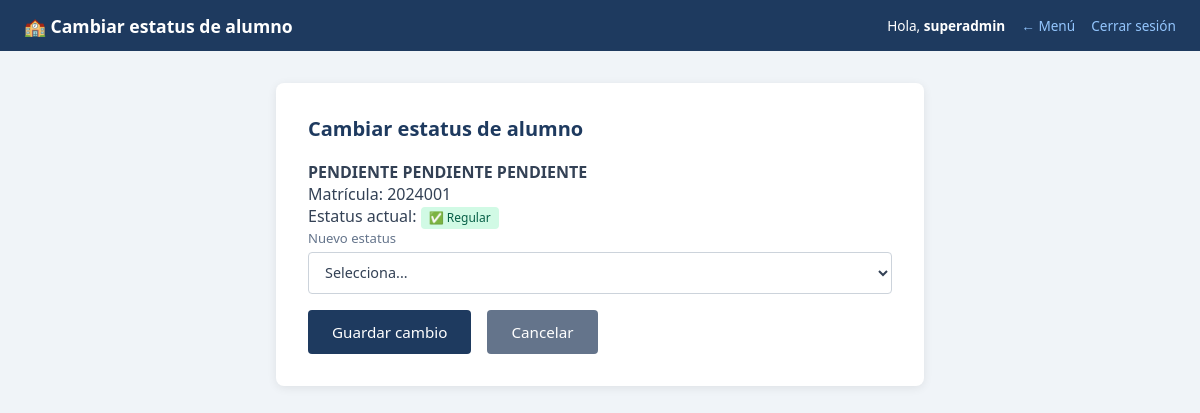
The app's page /superadmin/cambiar_estatus_alumno.php?id=6 (signed in), older data.
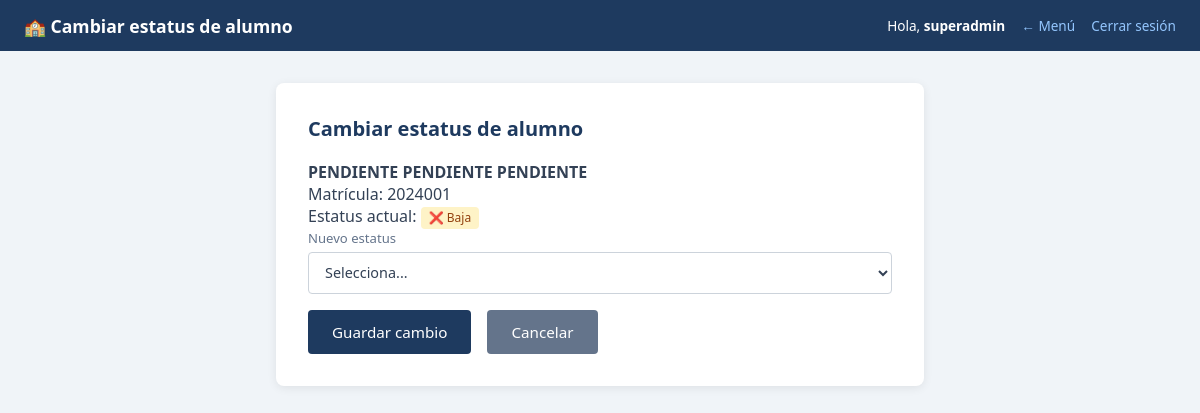
The same page, newer data.
### tables this page shows
CREATE TABLE `alumnos` (
  `id` int(10) unsigned NOT NULL AUTO_INCREMENT,
  `user_id` int(10) unsigned NOT NULL,
  `matricula` varchar(25) DEFAULT NULL,
  `nombre` varchar(100) NOT NULL,
  `apellido_paterno` varchar(60) NOT NULL,
  `apellido_materno` varchar(60) DEFAULT NULL,
  `curp` char(18) DEFAULT NULL,
  `fecha_nacimiento` date NOT NULL,
  `fecha_ingreso` date NOT NULL,
  `genero` enum('masculino','femenino','otro') NOT NULL,
  `rol` enum('estudiante') NOT NULL DEFAULT 'estudiante',
  `grado` tinyint(3) unsigned NOT NULL COMMENT '1-6',
  `grupo` enum('A','B','C','D') NOT NULL,
  `seccion` enum('maternal','preescolar','primaria','secundaria') NOT NULL,
  `activo` tinyint(1) NOT NULL DEFAULT 1,
  `creado_en` datetime NOT NULL DEFAULT current_timestamp(),
  `estatus` enum('nuevo_ingreso','reinscripcion','regular','baja') NOT NULL DEFAULT 'regular' COMMENT 'Estatus del alumno',
  `beca_interna` decimal(10,2) NOT NULL DEFAULT 0.00 COMMENT 'Monto de beca interna',
  `beca_externa` decimal(10,2) NOT NULL DEFAULT 0.00 COMMENT 'Monto de beca externa',
  PRIMARY KEY (`id`),
  UNIQUE KEY `user_id` (`user_id`),
  UNIQUE KEY `curp` (`curp`),
  UNIQUE KEY `matricula` (`matricula`),
  KEY `idx_estatus` (`estatus`),
  KEY `idx_beca_interna` (`beca_interna`),
  KEY `idx_beca_externa` (`beca_externa`),
  KEY `idx_fecha_ingreso` (`fecha_ingreso`),
  KEY `idx_apellidos_nombre` (`apellido_paterno`,`apellido_materno`,`nombre`),
  CONSTRAINT `alumnos_ibfk_1` FOREIGN KEY (`user_id`) REFERENCES `users` (`id`) ON DELETE CASCADE
);

### models/AlumnoModel.php (called while the page is built, shortened)
<?php
class AlumnoModel {
    private mysqli $db;
    public function __construct(mysqli $db, UserModel $userModel) {
        $this->db        = $db;
    }
    public function obtenerPorId(int $id): ?array {
        $stmt = $this->db->prepare("
            SELECT a.*, u.username
            FROM alumnos a
            JOIN users u ON u.id = a.user_id
            WHERE a.id = ? LIMIT 1
        ");
        $stmt->bind_param('i', $id);
        $stmt->execute();
        $res = $stmt->get_result();
        return $res->num_rows > 0 ? $res->fetch_assoc() : null;
    }
}
?>

### superadmin/cambiar_estatus_alumno.php (the view, shortened to what this page needs)
<?php
require_once __DIR__ . '/../models/AlumnoModel.php';
$db = getConexion();
$userModel = new UserModel($db);
$alumnoModel = new AlumnoModel($db, $userModel);
$alumnoId = (int)($_GET['id'] ?? 0);
$alumno = $alumnoModel->obtenerPorId($alumnoId);
include __DIR__ . '/../includes/header.php';
?>
<main class="container container--sm">
    <div class="card">
        <h2 class="section-title">Cambiar estatus de alumno</h2>
        <p><strong><?= htmlspecialchars($alumno['nombre'] . ' ' . $alumno['apellido_paterno'] . ' ' . ($alumno['apellido_materno'] ?? '')) ?></strong></p>
        <p>Matrícula: <?= htmlspecialchars($alumno['matricula'] ?? '—') ?></p>
        <p>Estatus actual:
            <?php
                $estatusActual = $alumno['estatus'] ?? 'regular';
                $badgeClass = match($estatusActual) {
                    'nuevo_ingreso' => 'badge--success',
                    'reinscripcion' => 'badge--accent',
                    'regular' => 'badge--active',
                    'baja' => 'badge--warn',
                    default => ''
                };
                $estatusTexto = match($estatusActual) {
                    'nuevo_ingreso' => '🆕 Nuevo Ingreso',
                    'reinscripcion' => '🔄 Reinscripción',
                    'regular' => '✅ Regular',
                    'baja' => '❌ Baja',
                    default => ucfirst($estatusActual)
                };
            ?>
            <span class="badge <?= $badgeClass ?>"><?= $estatusTexto ?></span>
        </p>
        <form method="POST">
            <div class="form-group">
                <label for="estatus">Nuevo estatus</label>
                <select name="estatus" id="estatus" required>
                    <option value="">Selecciona...</option>
                </select>
            </div>
            <div style="display: flex; gap: 1rem;">
                <button type="submit" class="btn">Guardar cambio</button>
                <a href="lista_alumnos.php" class="btn btn--muted">Cancelar</a>
            </div>
        </form>
    </div>
</main>
<?php include __DIR__ . '/../includes/footer.php'; ?>

Row changes from the older to the newer data that the page shows:
changed alumnos "PENDIENTE PENDIENTE PENDIENTE": estatus "✅ Regular" → "❌ Baja"
